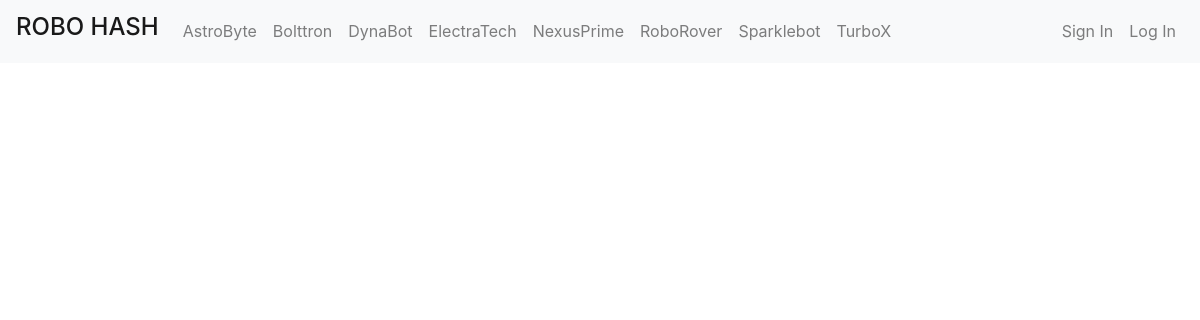
The page /OurProducts/AstroByte.php on the database as committed earlier.
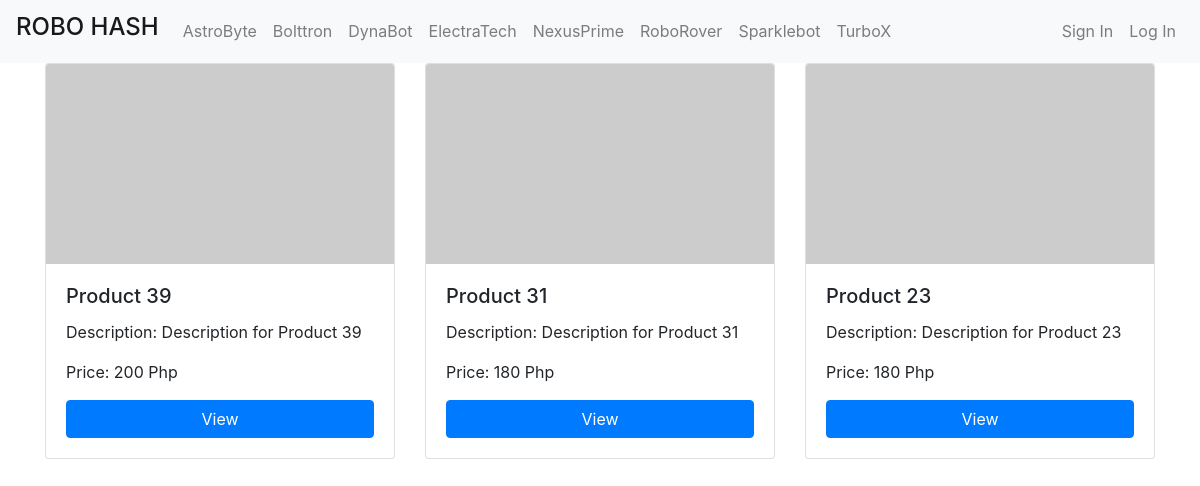
The same page on the database as committed later.
### tables this page shows
CREATE TABLE `products` (
  `id` int(11) NOT NULL,
  `pName` varchar(100) NOT NULL,
  `price` int(11) NOT NULL,
  `piece` int(11) NOT NULL,
  `description` text NOT NULL,
  `available` int(11) NOT NULL,
  `category` varchar(100) NOT NULL,
  `type` varchar(100) NOT NULL,
  `item` varchar(100) NOT NULL,
  `pCode` varchar(20) NOT NULL,
  `picture` text NOT NULL
);

### OurProducts/AstroByte.php (the view, shortened to what this page needs)
<?php include("../inc/connect.inc.php"); ?>
<?php
if (!isset($_SESSION['user_login'])) {
	$user = "";
} else {
	$user = $_SESSION['user_login'];
	$result = mysqli_query($con, "SELECT * FROM user WHERE id='$user'");
	$get_user_email = mysqli_fetch_assoc($result);
	$uname_db = $get_user_email['firstName'];
}
?>
<!DOCTYPE html>
<html>
<head>
	<link rel="stylesheet" type="text/css" href="./style.css">
	<link rel="stylesheet" type="text/css" href="https://stackpath.bootstrapcdn.com/bootstrap/4.5.2/css/bootstrap.min.css">
</head>
<body>
	<?php include("../components/navbar.php"); ?>
	<div class="container">
		<div class="row">
			<?php
			$getposts = mysqli_query($con, "SELECT * FROM products WHERE available >= '1' AND item = 'AstroByte' ORDER BY id DESC LIMIT 10") or die(mysqli_error($con));
			if (mysqli_num_rows($getposts)) {
				while ($row = mysqli_fetch_assoc($getposts)) {
					$id = $row['id'];
					$pName = $row['pName'];
					$price = $row['price'];
					$description = $row['description'];
					$imageUrl = "https://robohash.org/" . $id;
					echo '
						<div class="col-md-4">
							<div class="card card-container">
								<img src="' . $imageUrl . '" class="card-img-top">
								<div class="card-body">
									<h5 class="card-title">' . $pName . '</h5>
									<p class="card-text">Description: ' . $description . '</p>
									<p class="card-text">Price: ' . $price . ' Php</p>
									<a href="view_product.php?pid=' . $id . '" class="btn btn-primary">View</a>
								</div>
							</div>
						</div>
					';
				}
			}
			?>
		</div>
	</div>
</body>
</html>

### components/navbar.php (shortened to what this page needs)
<nav class="navbar navbar-expand-lg navbar-light bg-light">
    <a class="navbar-brand" href="../index.php">
        <h4>ROBO HASH</h4>
    </a>
    <div class="collapse navbar-collapse" id="navbarNav">
        <ul class="navbar-nav">
            <?php
            $pages = array(
                "AstroByte" => "AstroByte.php",
                "Bolttron" => "Bolttron.php",
                "DynaBot" => "DynaBot.php",
                "ElectraTech" => "ElectraTech.php",
                "NexusPrime" => "NexusPrime.php",
                "RoboRover" => "RoboRover.php",
                "Sparklebot" => "Sparklebot.php",
                "TurboX" => "TurboX.php"
            );
            foreach ($pages as $name => $link) {
                $isActive = (basename($_SERVER['PHP_SELF']) == "OurProducts/" . $link) ? "active" : "";
                echo '<li class="nav-item ' . $isActive . '">';
                echo '<a class="nav-link" href="../OurProducts/' . $link . '">' . $name . '</a>';
                echo '</li>';
            }
            ?>
        </ul>
        <ul class="navbar-nav ml-auto">
            <?php
            if ($user != "") {
                echo '
						<li class="nav-item">
							<a class="nav-link" href="profile.php?uid=' . $user . '">Hi ' . $uname_db . '</a>
						</li>
						<li class="nav-item">
							<a class="nav-link" href="logout.php">Log Out</a>
						</li>
					';
            } else {
                echo '
						<li class="nav-item">
							<a class="nav-link" href="signin.php">Sign In</a>
						</li>
						<li class="nav-item">
							<a class="nav-link" href="login.php">Log In</a>
						</li>
					';
            }
            ?>
        </ul>
    </div>
</nav>

### OurProducts/style.css (style rules this page uses)
.card-container { height: 100%; }
.card { height: 100%; }
.card-img-top { height: 200px; object-fit: cover; }
.card-body { display: flex; flex-direction: column; justify-content: space-between; }
.card-text { margin-bottom: 1rem; }
.btn-primary { width: 100%; }

Rows that differ between the two databases and show on the page:
added products: pName "Product 39", description "Description for Product 39", price "200"
added products: pName "Product 31", description "Description for Product 31", price "180"
added products: pName "Product 23", description "Description for Product 23", price "180"
